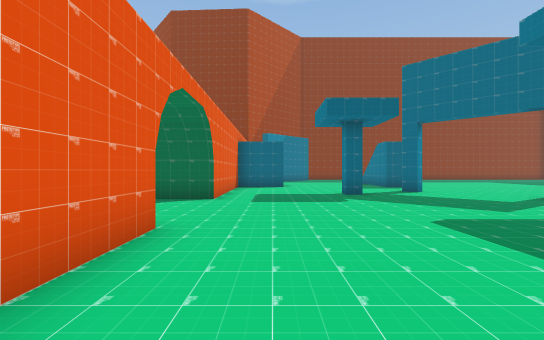
view 1 (above)

17 first-person views from a walk through a 3-D level made in the Unity game engine. The camera is 1.5 m above the floor, looks level and sees 90° across. The floor is counted in squares, 2 m on a side. Each view is taken from the middle of a square. On the plan, view 1 faces up. The plan holds only what a view shows up to about 10 squares ahead; the rest is blank. The place goes on beyond the plan. The player character is not drawn. Some surface patterns are stand-ins.

view 2
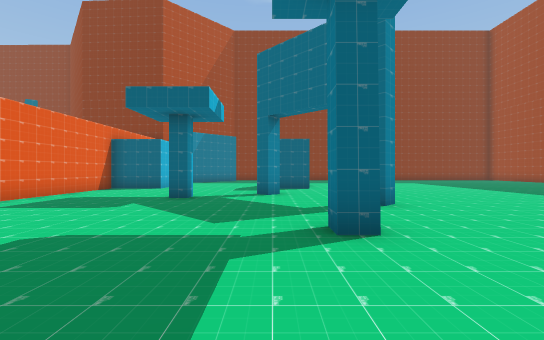

view 3
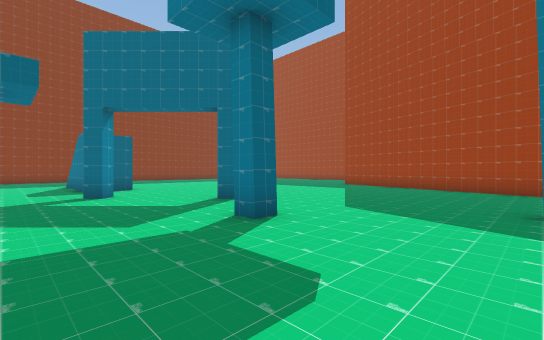

view 4
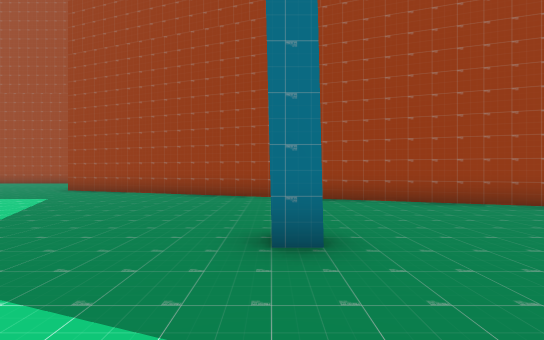

view 5
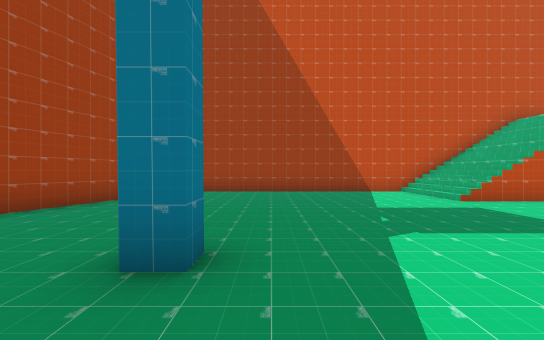

view 6
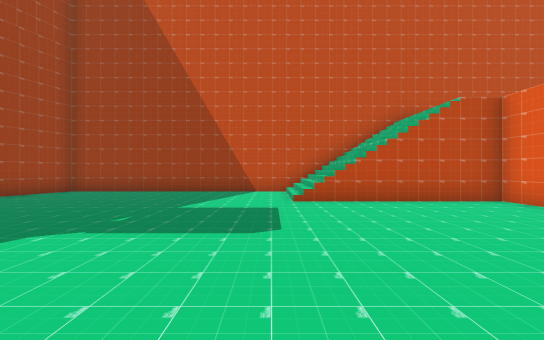

view 7
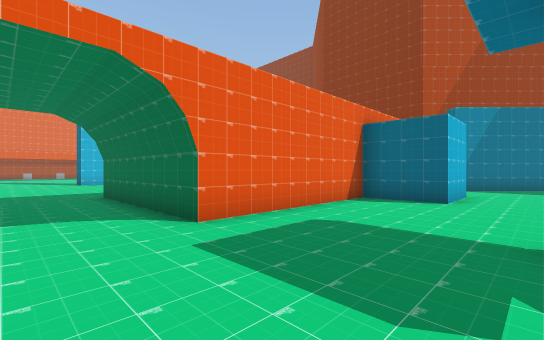

view 8
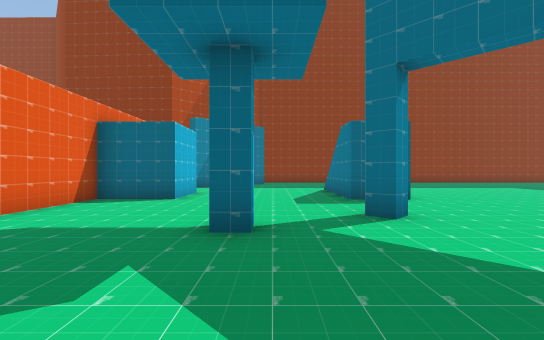

view 9
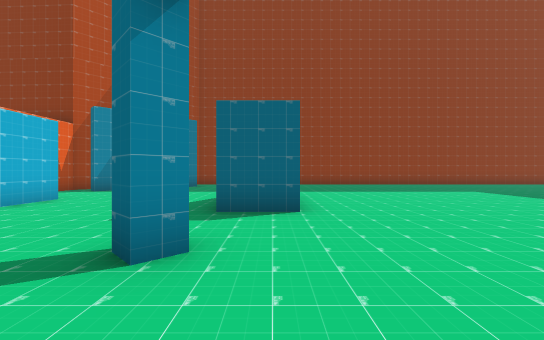

view 10
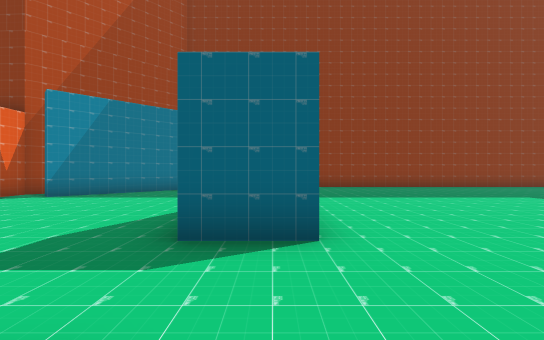

view 11
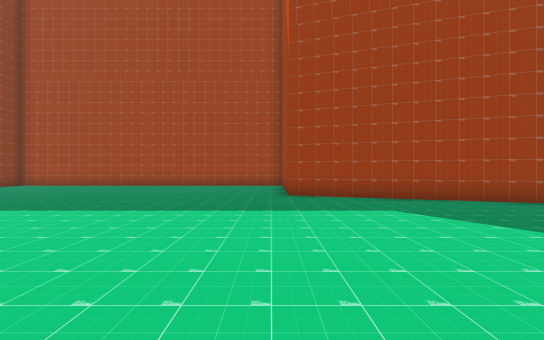

view 12
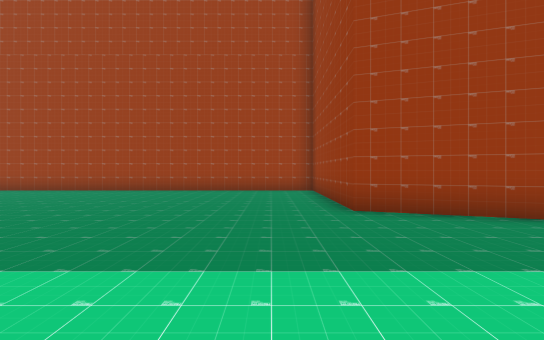

view 13
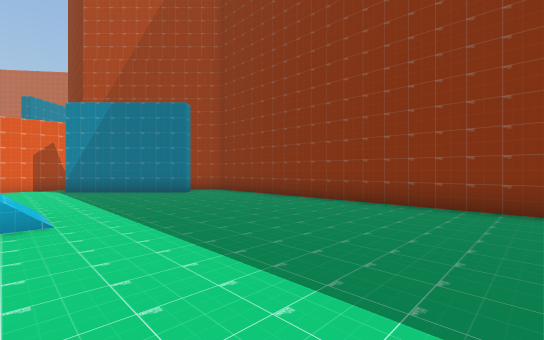

view 14
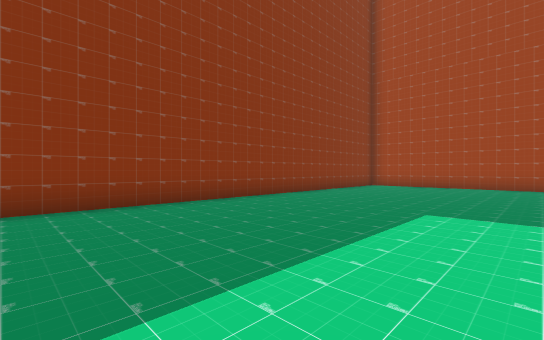

view 15
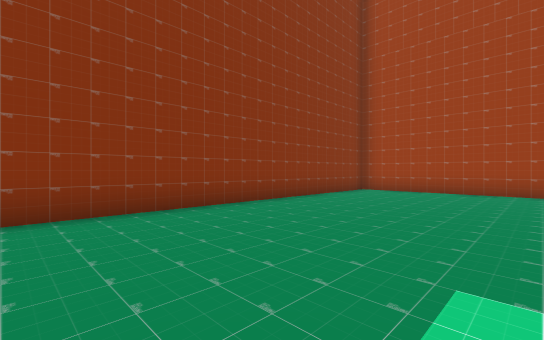

view 16
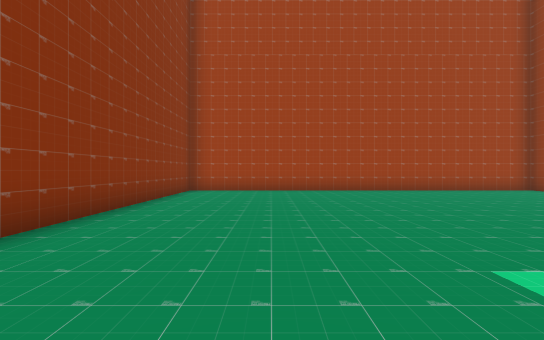

view 17
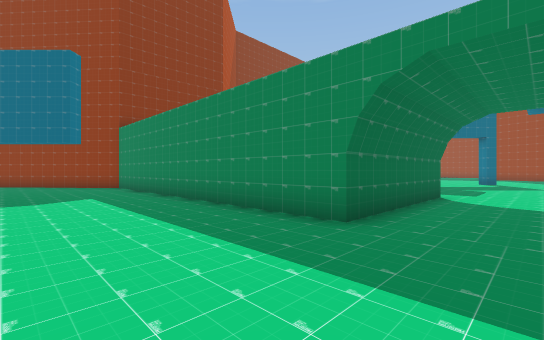

### Floor plan
Key: @ floor where view 1 was taken; # wall or solid block; . floor; / step, stairs or slope.
Columns run from 10 left of view 1 to 21 right of it. Each row starts with its distance up from view 1.
 21              ###################
 20              ..................#
 19            ##..................#
 18 ..      ####...................#
 17 ...     #.#....................#
 16 ....#   #......................#
 15 ....#   #......//..............#
 14 ....#     #..../ ..............#
 13 ....#     #..../ ..............#
 12 ....#   ###....#/..............#
 11 ....#   #......................#
 10 ....#   #......................#
  9 ....#   #......#...............#
  8 ....#   #...#.............######
  7 ....#####........#........#
  6 ..........................#
  5 .........................#
  4         ........#........#
  3          ................#
  2          ...............#
  1          ..........#....#
  0           @.............
 -1           .............#
 -2          ..............#
 -3          ..............#
 -4           ////........#
 -5           ////........#
 -6           ////........#
 -7       ################

Where each view was taken, in squares from view 1:
view 1: 0 up, 0 right, facing up
view 2: 1 up, 5 right, facing up
view 3: 1 up, 3 right, facing up-right
view 4: 1 up, 6 right, facing right
view 5: 3 up, 8 right, facing down
view 6: 3 up, 4 right, facing down
view 7: 5 up, 2 right, facing up-left
view 8: 5 up, 3 right, facing up
view 9: 7 up, 6 right, facing up
view 10: 9 up, 6 right, facing up
view 11: 9 up, 8 right, facing right
view 12: 10 up, 11 right, facing right
view 13: 15 up, 11 right, facing up-left
view 14: 15 up, 8 right, facing up-right
view 15: 16 up, 11 right, facing up-right
view 16: 18 up, 11 right, facing right
view 17: 5 up, 10 left, facing up-right
